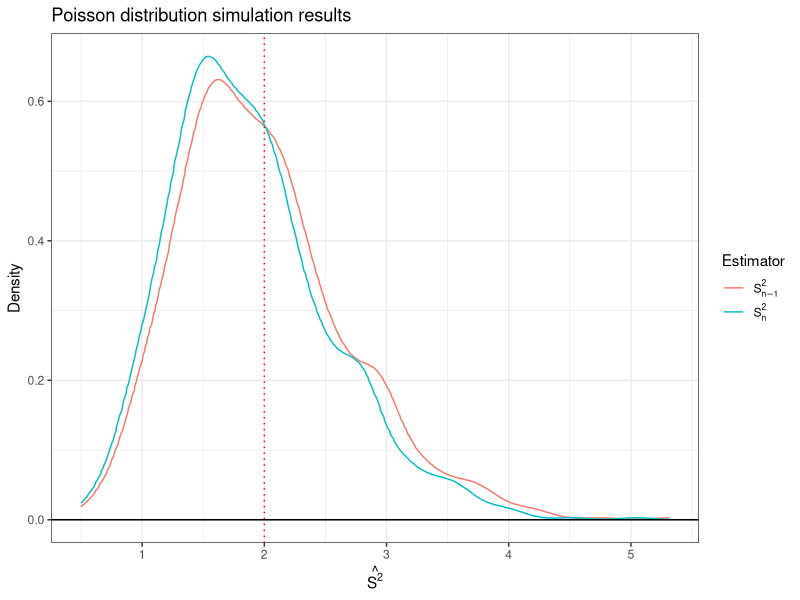
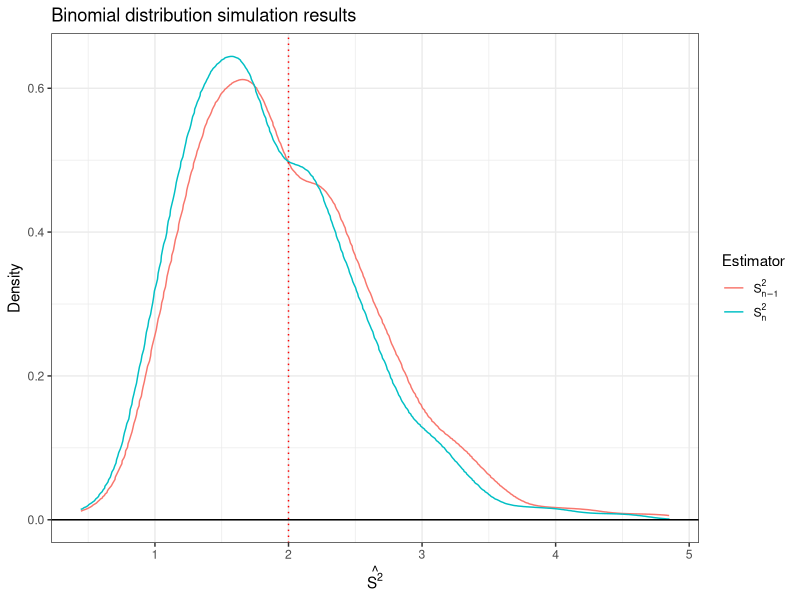
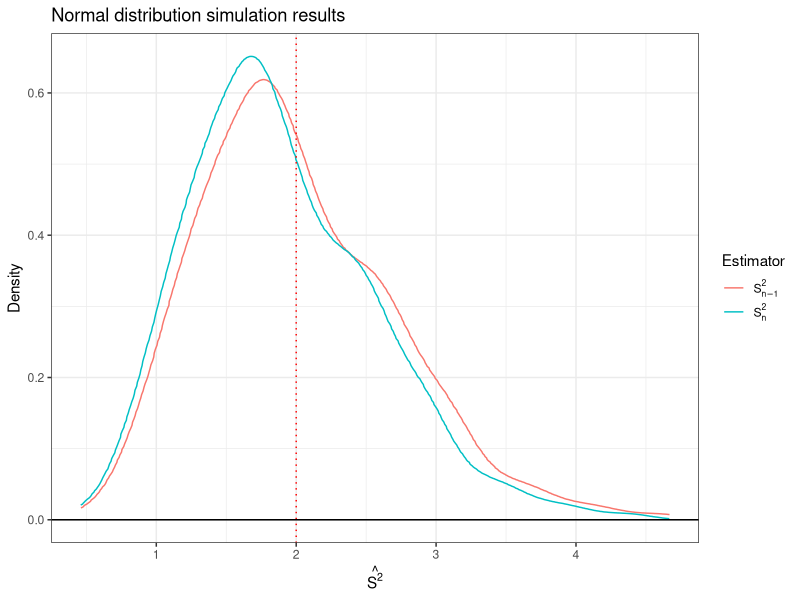
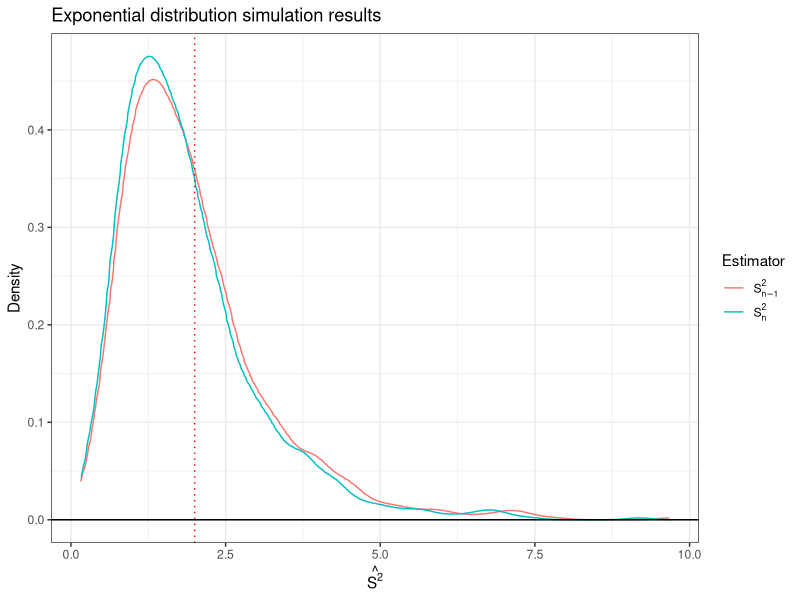
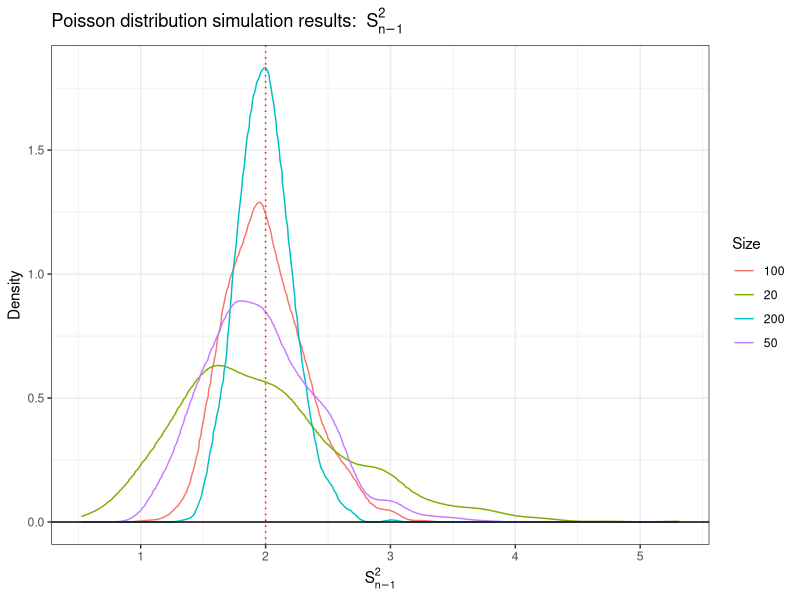
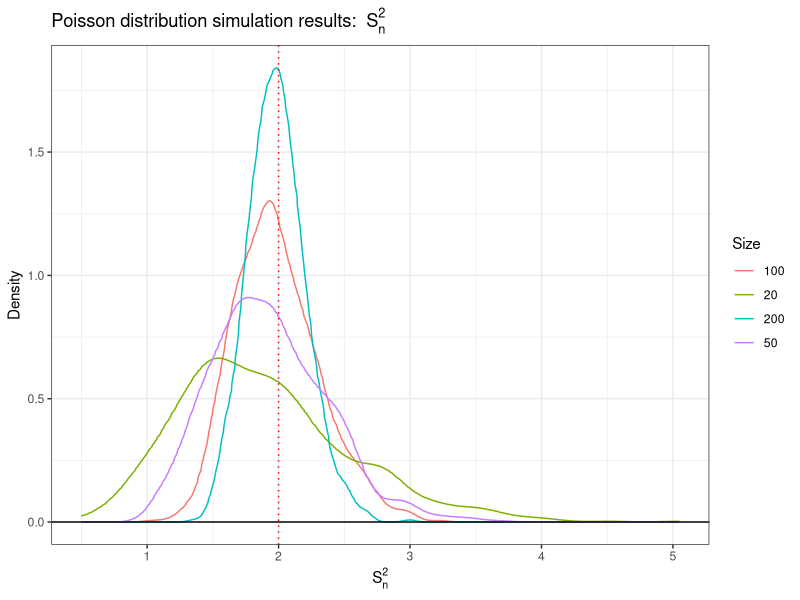
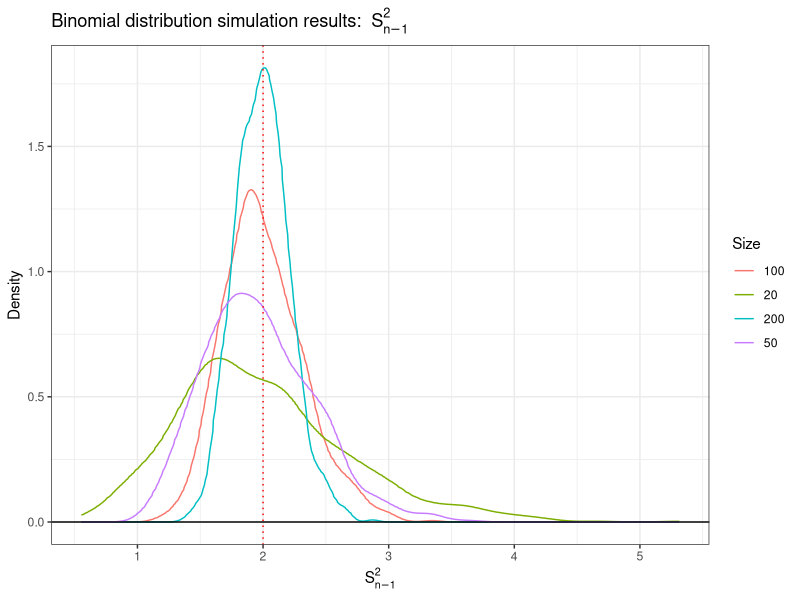
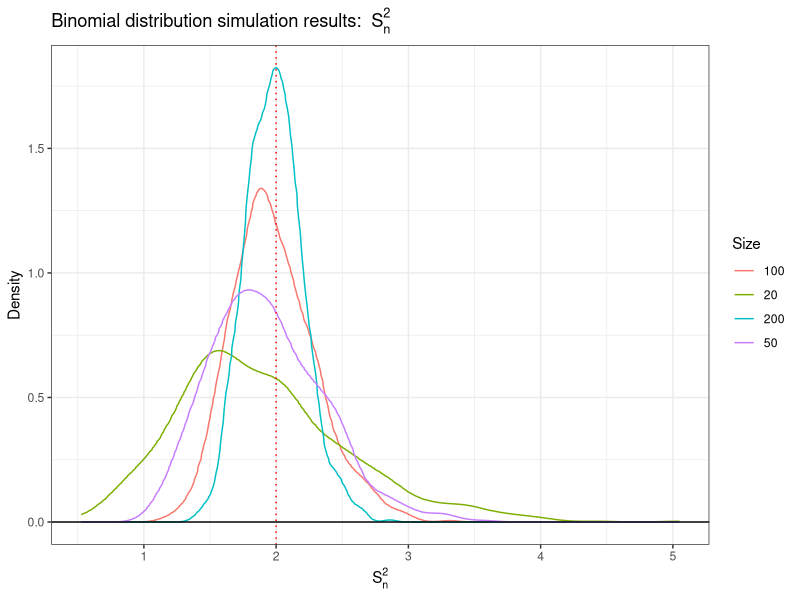

Reproduce these figures in R, in order.
## ---- chunk 1
#| echo: false

default_chunk_hook  <- knitr::knit_hooks$get("chunk")

latex_font_size <- c("Huge", "huge", "LARGE", "Large", 
                     "large", "normalsize", "small", 
                     "footnotesize", "scriptsize", "tiny")

knitr::knit_hooks$set(chunk = function(x, options) {
  x <- default_chunk_hook(x, options)
  if(options$size %in% latex_font_size) {
    paste0("\n \\", options$size, "\n\n", 
      x, 
      "\n\n \\normalsize"
    )
  } else {
    x
  }
})
## ---- chunk 2
#| label: load-packages
#| include: false
library(tidyverse)
library(patchwork)
## ---- chunk 3
set.seed(7272)

# Poisson
P.S.estimate = rep(NA, 1000)
P.Sn.estimate = rep(NA, 1000)

for(i in 1:1000){
  X <- rpois(20, lambda = 2)
  S <- var(X)
  Sn <- 19/20 * var(X)
  P.S.estimate[i] <- S
  P.Sn.estimate[i] <- Sn
}

# Binomial
B.S.estimate = rep(NA, 1000)
B.Sn.estimate = rep(NA, 1000)
P = (5 - (21^0.5))/10
for(i in 1:1000){
  X <- rbinom(20, 50, P)
  S <- var(X)
  Sn <- 19/20 * var(X)
  B.S.estimate[i] <- S
  B.Sn.estimate[i] <- Sn
}

# Normal
N.S.estimate = rep(NA, 1000)
N.Sn.estimate = rep(NA, 1000)

for(i in 1:1000){
  X <- rnorm(20, 0, (2^0.5))
  S <- var(X)
  Sn <- 19/20 * var(X)
  N.S.estimate[i] <- S
  N.Sn.estimate[i] <- Sn
}

# Exponential
E.S.estimate = rep(NA, 1000)
E.Sn.estimate = rep(NA, 1000)

for(i in 1:1000){
  X <- rexp(20, 1/(2^0.5))
  S <- var(X)
  Sn <- 19/20 * var(X)
  E.S.estimate[i] <- S
  E.Sn.estimate[i] <- Sn
}

results <- tibble(PoissonS = P.S.estimate,
                 PoissonSn = P.Sn.estimate,
                 BinomialS = B.S.estimate,
                 BinomialSn = B.Sn.estimate,
                 NormalS = N.S.estimate,
                 NormalSn = N.Sn.estimate,
                 ExponentialS = E.S.estimate,
                 ExponentialSn = E.Sn.estimate)

results.long <- results |>
  pivot_longer(cols = everything(),names_to = "Estimator", values_to = "Estimate")

summary <- results.long |>
  group_by(Estimator) |>
  summarize(mean = mean(Estimate),
            variance = var(Estimate)) |>
  mutate(bias = mean-2,
        precision = 1/variance,
        mse = variance + bias^2)

Poisson <- results.long |>
  filter(Estimator == "PoissonS" | Estimator == "PoissonSn") |>
  mutate(Estimator = recode(Estimator,
    "PoissonS" = "S[n-1]^2", "PoissonSn" = "S[n]^2"))

Poisson.plot <- ggplot(Poisson) +
  stat_density(aes(x=Estimate, color=Estimator), geom="line", position = "jitter") +
  geom_vline(xintercept=2, color="red", linetype="dotted")+
  geom_hline(yintercept=0)+
  theme_bw()+
  labs(title = "Poisson distribution simulation results",
    x=bquote(hat(S^2)), y="Density") +
  scale_color_discrete(
    labels = parse(text = unique(Poisson$Estimator))
  )

Binomial <- results.long |>
  filter(Estimator == "BinomialS" | Estimator == "BinomialSn") |>
  mutate(Estimator = recode(Estimator, "BinomialS" = "S[n-1]^2", "BinomialSn" = "S[n]^2"))

Binomial.plot <- ggplot(Binomial) +
  stat_density(aes(x=Estimate, color=Estimator), geom="line", position = "jitter") +
  geom_vline(xintercept=2, color="red", linetype="dotted")+
  geom_hline(yintercept=0)+
  theme_bw()+
  labs(title = "Binomial distribution simulation results",
  x=bquote(hat(S^2)), y="Density") +
  scale_color_discrete(
    labels = parse(text = unique(Binomial$Estimator))
  )

Normal <- results.long |>
  filter(Estimator == "NormalS" | Estimator == "NormalSn") |>
  mutate(Estimator = recode(Estimator,
    "NormalS" = "S[n-1]^2", "NormalSn" = "S[n]^2"))

Normal.plot <- ggplot(Normal) +
  stat_density(aes(x=Estimate, color=Estimator), geom="line", position = "jitter") +
  geom_vline(xintercept=2, color="red", linetype="dotted")+
  geom_hline(yintercept=0)+
  theme_bw()+
  labs(title = "Normal distribution simulation results",
  x=bquote(hat(S^2)), y="Density") +
  scale_color_discrete(
    labels = parse(text = unique(Normal$Estimator))
  )

Exponential <- results.long |>
  filter(Estimator == "ExponentialS" | Estimator == "ExponentialSn") |>
  mutate(Estimator = recode(Estimator,
    "ExponentialS" = "S[n-1]^2", "ExponentialSn" = "S[n]^2"))

Exponential.plot <- ggplot(Exponential) +
  stat_density(aes(x=Estimate, color=Estimator), geom="line", position = "jitter") +
  geom_vline(xintercept=2, color="red", linetype="dotted")+
  geom_hline(yintercept=0)+
  theme_bw()+
  labs(title = "Exponential distribution simulation results",
  x=bquote(hat(S^2)), y="Density") +
  scale_color_discrete(
    labels = parse(text = unique(Exponential$Estimator))
  )

Poisson.plot 
Binomial.plot
Normal.plot 
Exponential.plot
## ---- chunk 4
#| label: summary1
#| tbl-cap: "Summary of the result of the simulation"
#| tbl-align: "center"
#| echo: false
summary |>
    mutate(Estimator = recode(Estimator,
    "BinomialS" = "$S^2_{n-1}$",
    "BinomialSn" = "$S^2_n$",
    "ExponentialS" = "$S^2_{n-1}$",
    "ExponentialSn" = "$S^2_n$",
    "NormalS" = "$S^2_{n-1}$",
    "NormalSn" = "$S^2_n$",
    "PoissonS" = "$S^2_{n-1}$",
    "PoissonSn" = "$S^2_n$"),
    Distribution = c('Bimoial', 'Binomial','Exponential','Exponential','Normal','Normal','Poisson','Poisson')) |>
    select(Distribution, Estimator, mean, variance, bias, precision, mse) |>
  knitr::kable(digits = 2)
## ---- chunk 5
set.seed(7272)

# Poisson

N = c(20,50,100,200)
P.S.result <- tibble("20" = rep(NA, 1000),
                 "50" = rep(NA, 1000),
                 "100" = rep(NA, 1000),
                 "200" = rep(NA, 1000))
 
P.Sn.result <- tibble("20" = rep(NA, 1000),
                 "50" = rep(NA, 1000),
                 "100" = rep(NA, 1000),
                 "200" = rep(NA, 1000))
for(j in 1:4){
  n = N[j]
  for(i in 1:1000){
    X <- rpois(n, lambda = 2)
    S <- var(X)
    Sn <- (n-1)/n * S
    P.S.result[[j]][i] <- S
    P.Sn.result[[j]][i] <- Sn
  }
}

P.S.long <- P.S.result |>
  pivot_longer(cols = everything(),names_to = "Size", values_to = "Estimate")

P.S.summary <- P.S.long|>
  group_by(Size) |>
  summarize(mean = mean(Estimate),
            variance = var(Estimate)) |>
  mutate(bias = mean-2,
        precision = 1/variance,
        mse = variance + bias^2) |>
  arrange(factor(Size, levels = c("20", "50", "100","200")))

P.Sn.long <- P.Sn.result |>
  pivot_longer(cols = everything(),names_to = "Size", values_to = "Estimate") 
  
P.Sn.summary <- P.Sn.long|>
  group_by(Size) |>
  summarize(mean = mean(Estimate),
            variance = var(Estimate)) |>
  mutate(bias = mean-2,
        precision = 1/variance,
        mse = variance + bias^2) |>
  arrange(factor(Size, levels = c("20", "50", "100","200")))

P.S.plot <- ggplot(P.S.long) +
  stat_density(aes(x=Estimate, color=Size), geom="line", position = "jitter") +
  geom_vline(xintercept=2, color="red", linetype="dotted")+
  geom_hline(yintercept=0)+
  theme_bw()+
  labs(title = bquote("Poisson distribution simulation results: " ~ S[n-1]^2),
    x = bquote(S[n-1]^2), y="Density") 

P.Sn.plot <- ggplot(P.Sn.long) +
  stat_density(aes(x=Estimate, color=Size), geom="line", position = "jitter") +
  geom_vline(xintercept=2, color="red", linetype="dotted")+
  geom_hline(yintercept=0)+
  theme_bw()+
  labs(title = bquote("Poisson distribution simulation results: " ~ S[n]^2),
    x = bquote(S[n]^2), y="Density") 

P.S.plot
## ---- chunk 6
#| label: Poisson S
#| tbl-cap: "Poisson distribution simulation results for $S^2_{n-1}$"
#| tbl-align: "center"
#| echo: false
P.S.summary |>
  knitr::kable(digits = 2)
## ---- chunk 7
P.Sn.plot
## ---- chunk 8
#| label: Poisson Sn
#| tbl-cap: "Poisson distribution simulation results for $S^2_{n}$"
#| tbl-align: "center"
#| echo: false
P.Sn.summary |>
  knitr::kable(digits = 2)
## ---- chunk 9
set.seed(7272)

# Binomial

N = c(20,50,100,200)
B.S.result <- tibble("20" = rep(NA, 1000),
                 "50" = rep(NA, 1000),
                 "100" = rep(NA, 1000),
                 "200" = rep(NA, 1000))
 
B.Sn.result <- tibble("20" = rep(NA, 1000),
                 "50" = rep(NA, 1000),
                 "100" = rep(NA, 1000),
                 "200" = rep(NA, 1000))
for(j in 1:4){
  n = N[j]
  P = (5 - (21^0.5))/10
  for(i in 1:1000){
    X <- rbinom(n, size = 50, prob = P)
    S <- var(X)
    Sn <- (n-1)/n * S
    B.S.result[[j]][i] <- S
    B.Sn.result[[j]][i] <- Sn
  }
}

B.S.long <- B.S.result |>
  pivot_longer(cols = everything(),names_to = "Size", values_to = "Estimate")

B.S.summary <- B.S.long|>
  group_by(Size) |>
  summarize(mean = mean(Estimate),
            variance = var(Estimate)) |>
  mutate(bias = mean-2,
        precision = 1/variance,
        mse = variance + bias^2) |>
  arrange(factor(Size, levels = c("20", "50", "100","200")))

B.Sn.long <- B.Sn.result |>
  pivot_longer(cols = everything(),names_to = "Size", values_to = "Estimate") 
  
B.Sn.summary <- B.Sn.long|>
  group_by(Size) |>
  summarize(mean = mean(Estimate),
            variance = var(Estimate)) |>
  mutate(bias = mean-2,
        precision = 1/variance,
        mse = variance + bias^2) |>
  arrange(factor(Size, levels = c("20", "50", "100","200")))

B.S.plot <- ggplot(B.S.long) +
  stat_density(aes(x=Estimate, color=Size), geom="line", position = "jitter") +
  geom_vline(xintercept=2, color="red", linetype="dotted")+
  geom_hline(yintercept=0)+
  theme_bw()+
  labs(title = bquote("Binomial distribution simulation results: " ~ S[n-1]^2),
    x = bquote(S[n-1]^2), y="Density") 

B.Sn.plot <- ggplot(B.Sn.long) +
  stat_density(aes(x=Estimate, color=Size), geom="line", position = "jitter") +
  geom_vline(xintercept=2, color="red", linetype="dotted")+
  geom_hline(yintercept=0)+
  theme_bw()+
  labs(title = bquote("Binomial distribution simulation results: " ~ S[n]^2),
    x = bquote(S[n]^2), y="Density") 

B.S.plot
## ---- chunk 10
#| label: Binomial S
#| tbl-cap: "Binomial distribution simulation results for $S^2_{n-1}$"
#| tbl-align: "center"
#| echo: false
B.S.summary |>
  knitr::kable(digits = 2)
## ---- chunk 11
B.Sn.plot
## ---- chunk 12
#| label: Binomial Sn
#| tbl-cap: "Binomial distribution simulation results for $S^2_{n}$"
#| tbl-align: "center"
#| echo: false
B.Sn.summary |>
  knitr::kable(digits = 2)
## ---- chunk 13
set.seed(7272)

# Normal

N = c(20,50,100,200)
N.S.result <- tibble("20" = rep(NA, 1000),
                 "50" = rep(NA, 1000),
                 "100" = rep(NA, 1000),
                 "200" = rep(NA, 1000))
 
N.Sn.result <- tibble("20" = rep(NA, 1000),
                 "50" = rep(NA, 1000),
                 "100" = rep(NA, 1000),
                 "200" = rep(NA, 1000))
for(j in 1:4){
  n = N[j]
  for(i in 1:1000){
    X <- rnorm(n, mean = 0, sd = (2^0.5))
    S <- var(X)
    Sn <- (n-1)/n * S
    N.S.result[[j]][i] <- S
    N.Sn.result[[j]][i] <- Sn
  }
}

N.S.long <- N.S.result |>
  pivot_longer(cols = everything(),names_to = "Size", values_to = "Estimate")

N.S.summary <- N.S.long|>
  group_by(Size) |>
  summarize(mean = mean(Estimate),
            variance = var(Estimate)) |>
  mutate(bias = mean-2,
        precision = 1/variance,
        mse = variance + bias^2) |>
  arrange(factor(Size, levels = c("20", "50", "100","200")))

N.Sn.long <- N.Sn.result |>
  pivot_longer(cols = everything(),names_to = "Size", values_to = "Estimate") 
  
N.Sn.summary <- N.Sn.long|>
  group_by(Size) |>
  summarize(mean = mean(Estimate),
            variance = var(Estimate)) |>
  mutate(bias = mean-2,
        precision = 1/variance,
        mse = variance + bias^2) |>
  arrange(factor(Size, levels = c("20", "50", "100","200")))

N.S.plot <- ggplot(N.S.long) +
  stat_density(aes(x=Estimate, color=Size), geom="line", position = "jitter") +
  geom_vline(xintercept=2, color="red", linetype="dotted")+
  geom_hline(yintercept=0)+
  theme_bw()+
  labs(title = bquote("Normal distribution simulation results: " ~ S[n-1]^2),
    x = bquote(S[n-1]^2), y="Density") 

N.Sn.plot <- ggplot(N.Sn.long) +
  stat_density(aes(x=Estimate, color=Size), geom="line", position = "jitter") +
  geom_vline(xintercept=2, color="red", linetype="dotted")+
  geom_hline(yintercept=0)+
  theme_bw()+
  labs(title = bquote("Normal distribution simulation results: " ~ S[n]^2),
    x = bquote(S[n]^2), y="Density") 

N.S.plot
## ---- chunk 14
#| label: Normal S
#| tbl-cap: "Normal distribution simulation results for $S^2_{n-1}$"
#| tbl-align: "center"
#| echo: false
N.S.summary |>
  knitr::kable(digits = 2)
## ---- chunk 15
N.Sn.plot
## ---- chunk 16
#| label: Normal Sn
#| tbl-cap: "Normal distribution simulation results for $S^2_{n}$"
#| tbl-align: "center"
#| echo: false
N.Sn.summary |>
  knitr::kable(digits = 2)
## ---- chunk 17
set.seed(7272)

# Exponential

N = c(20,50,100,200)
E.S.result <- tibble("20" = rep(NA, 1000),
                 "50" = rep(NA, 1000),
                 "100" = rep(NA, 1000),
                 "200" = rep(NA, 1000))
 
E.Sn.result <- tibble("20" = rep(NA, 1000),
                 "50" = rep(NA, 1000),
                 "100" = rep(NA, 1000),
                 "200" = rep(NA, 1000))
for(j in 1:4){
  n = N[j]
  for(i in 1:1000){
    X <- rexp(n, rate = 1/(2^0.5))
    S <- var(X)
    Sn <- (n-1)/n * S
    E.S.result[[j]][i] <- S
    E.Sn.result[[j]][i] <- Sn
  }
}

E.S.long <- E.S.result |>
  pivot_longer(cols = everything(),names_to = "Size", values_to = "Estimate")

E.S.summary <- E.S.long|>
  group_by(Size) |>
  summarize(mean = mean(Estimate),
            variance = var(Estimate)) |>
  mutate(bias = mean-2,
        precision = 1/variance,
        mse = variance + bias^2) |>
  arrange(factor(Size, levels = c("20", "50", "100","200")))

E.Sn.long <- E.Sn.result |>
  pivot_longer(cols = everything(),names_to = "Size", values_to = "Estimate") 
  
E.Sn.summary <- E.Sn.long|>
  group_by(Size) |>
  summarize(mean = mean(Estimate),
            variance = var(Estimate)) |>
  mutate(bias = mean-2,
        precision = 1/variance,
        mse = variance + bias^2) |>
  arrange(factor(Size, levels = c("20", "50", "100","200")))

E.S.plot <- ggplot(E.S.long) +
  stat_density(aes(x=Estimate, color=Size), geom="line", position = "jitter") +
  geom_vline(xintercept=2, color="red", linetype="dotted")+
  geom_hline(yintercept=0)+
  theme_bw()+
  labs(title = bquote("Exponential distribution simulation results: " ~ S[n-1]^2),
    x = bquote(S[n-1]^2), y="Density") 

E.Sn.plot <- ggplot(E.Sn.long) +
  stat_density(aes(x=Estimate, color=Size), geom="line", position = "jitter") +
  geom_vline(xintercept=2, color="red", linetype="dotted")+
  geom_hline(yintercept=0)+
  theme_bw()+
  labs(title = bquote("Exponential distribution simulation results: " ~ S[n]^2),
    x = bquote(S[n]^2), y="Density") 

E.S.plot
## ---- chunk 18
#| label: Exponential S
#| tbl-cap: "Exponential distribution simulation results for $S^2_{n-1}$"
#| tbl-align: "center"
#| echo: false
E.S.summary |>
  knitr::kable(digits = 2)
## ---- chunk 19
E.Sn.plot
## ---- chunk 20
#| label: Exponential Sn
#| tbl-cap: "Exponential distribution simulation results for $S^2_{n}$"
#| tbl-align: "center"
#| echo: false
E.Sn.summary |>
  knitr::kable(digits = 2)
